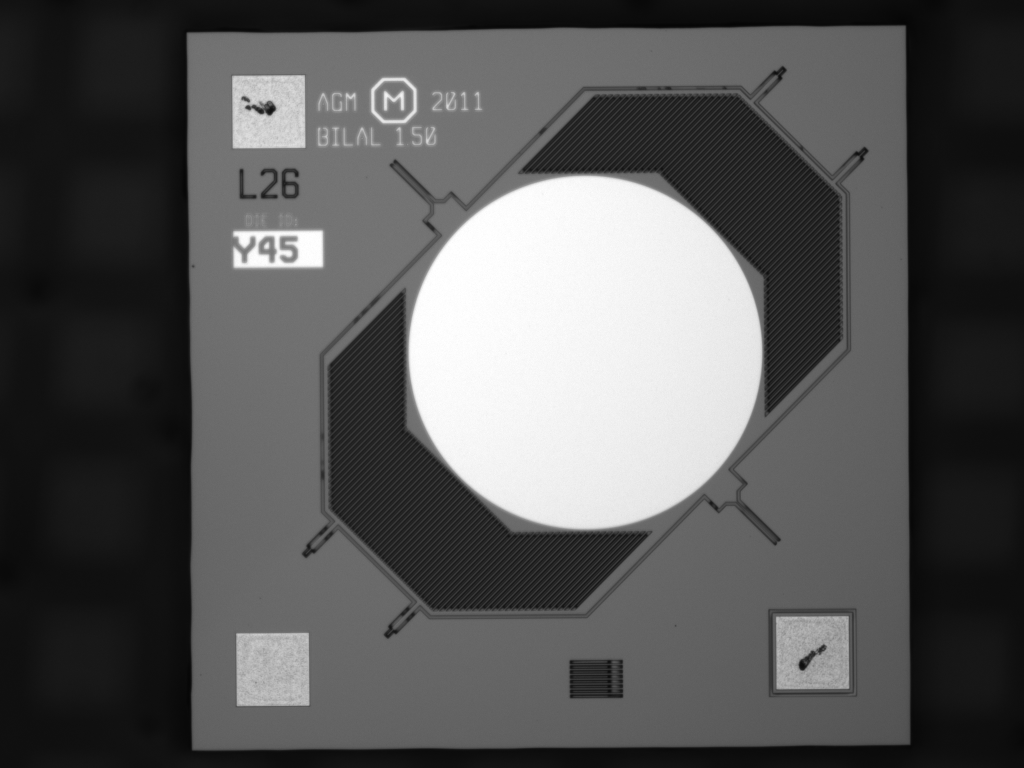
#> input picture images/TI01.png, 2048 x 1536 px (shown at 1/2 size)
$ python -i coloralgo.py   (imports and definitions only)
#> lines starting #> are read from the running program, lines starting #| are printed output that depends on the picture
#> further down, picture is the input picture: shape (1536, 2048, 3); min 4, max 255, mean 86.7
# -*- coding: utf-8 -*-
import sys
from pathlib import Path
import cv2
import numpy as np
from skimage import color
from skimage.morphology import square, erosion
from skimage.util import img_as_float
from skimage.util import img_as_ubyte
from skimage import io
from sklearn.cluster import KMeans
from collections import Counter
import cv2  # for resizing image
from skimage import io
from matplotlib import pyplot as plt
from collections import namedtuple


# @memorize.Memorize
def fetch_image_for_image_file(filename):
    return io.imread(filename)

# [195 lines left out: functions get_dominant_colors, iter_channels, iter_pixels, mutual_information, pct_total_area, stretch_pre and 9 more, not called in this run]


def get_hue (rgb_image):  # , half_bin, step):
    hsl = color.convert_colorspace (rgb_image, 'RGB', 'HSV')
    return img_as_ubyte (hsl [:, :, 0])


# [56 lines left out: functions LabJointHistogram, LabMutualInformation, MutualInformation, CenterOfIntensity, LabDirection, not called in this run]


def DistanceToWhite(ccc_image, islab=False):
    ''' White is 255,255,255 in BGR and 255,0,0 in Lab
     Not handling rgb passed in as tuple
     '''
#> called with islab = False
    if (isinstance(ccc_image, tuple)):
        assert (islab)

    if isinstance(ccc_image, tuple) and islab is True:
        L, a, b = ccc_image
    elif islab is True:
        L, a, b = cv2.split(ccc_image)
    elif not islab:
        lab = cv2.cvtColor(ccc_image, cv2.COLOR_BGR2LAB)
#> lab: shape (1536, 2048, 3); mean of channels 0, 1, 2 89.2, 128, 128
        L, a, b = cv2.split(lab)
#> a: shape (1536, 2048); every value is 128
    else:
        assert (True)

    delta_L = L - 255.0
    delta_L = erosion(delta_L, square(3))
    d = np.sqrt(np.square(a) + np.square(b) + np.square(delta_L))
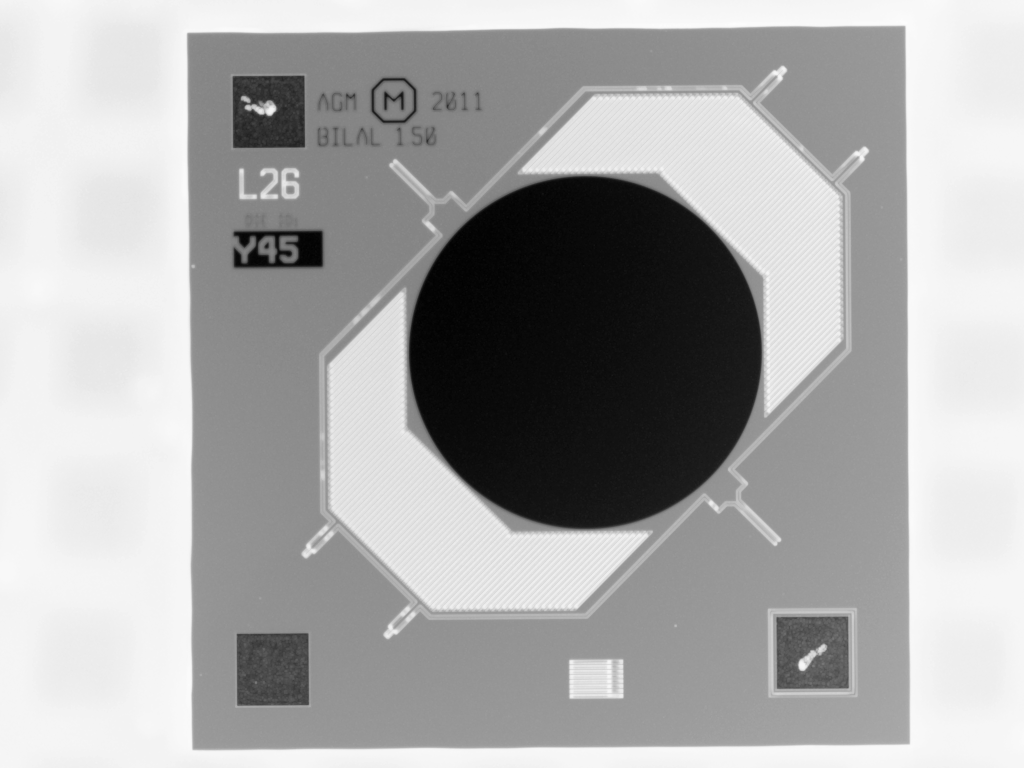
#> d: shape (1536, 2048) float64 (shown at 1/2 size); min 0, max 253, mean 169.6
    med = np.median(d) / np.std(d)
#> med = 2.1
    return {'image': d, 'score': med}


# [22 lines left out: function shadow, not called in this run]


# [41 lines not run here, left out]

>>> import cv2
>>> picture = cv2.imread('images/TI01.png')
>>> result = DistanceToWhite(picture)
#> result = 2 items
